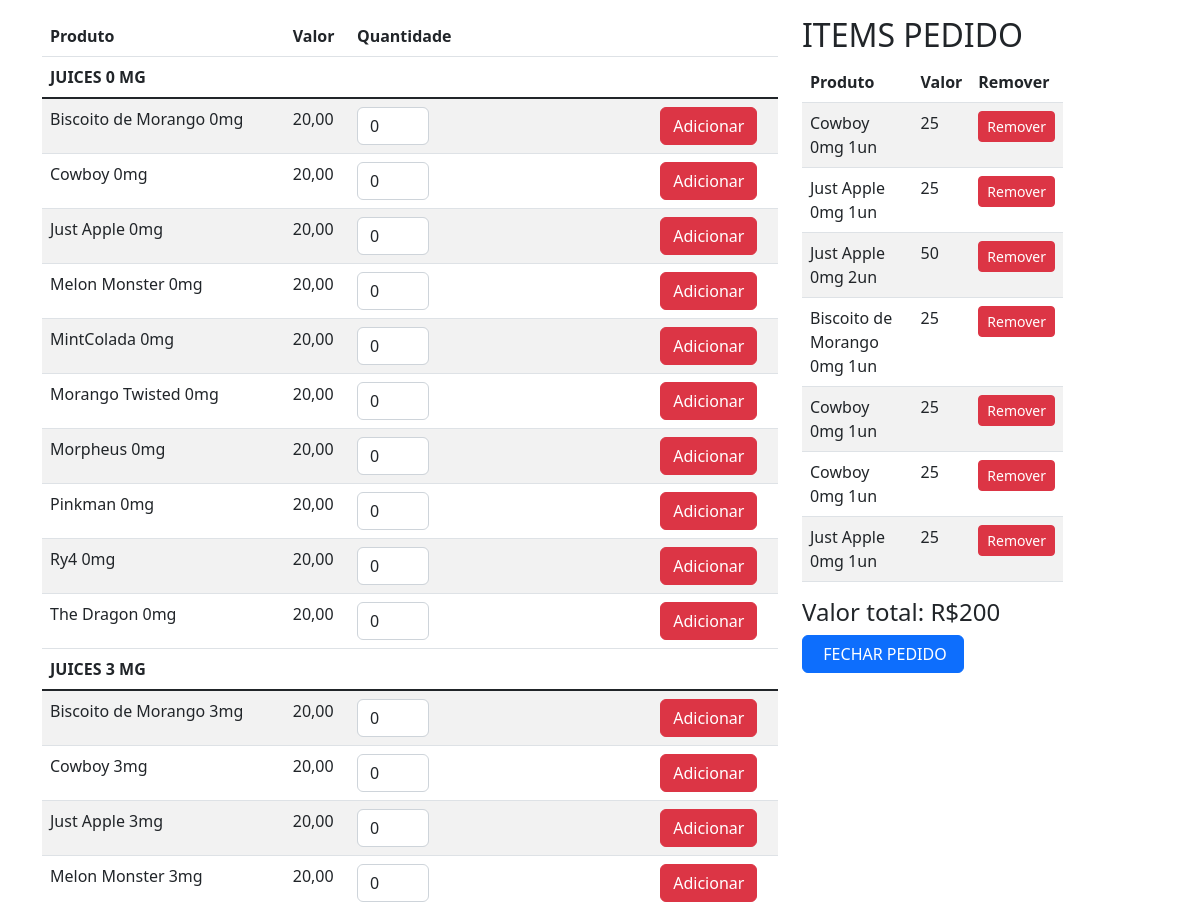
The app's page /pedido/10/9/ (upper part), older data.
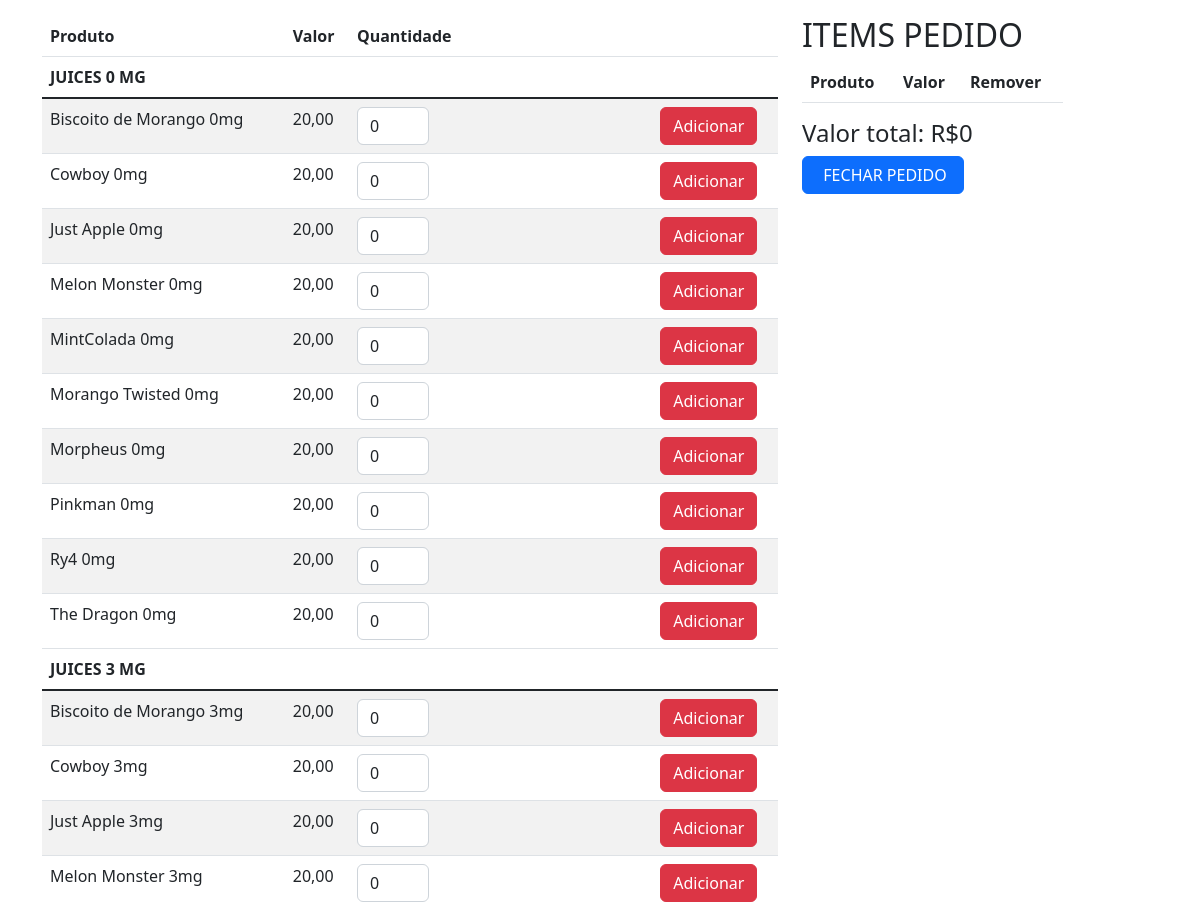
The same page, newer data.
### produtos/models.py (models this page shows, shortened)
class Juice(models.Model):
    NIC = (
        ("0mg", "0"),
        ("3mg", "3"),
        ("6mg", "6"),
        ("9mg", "9"),
        ("12mg", "12"),
    )
    nome = models.CharField(max_length=50)
    mls = models.IntegerField()
    mg = models.CharField(max_length= 4, choices = NIC,
        default ='0')
    valor = models.DecimalField(max_digits=8,decimal_places=2)
    descricao = models.TextField(max_length=800)
    criado = models.DateField(auto_now_add=True)
    updated = models.DateTimeField(auto_now=True)
    imagem = models.ImageField(upload_to='static/juices', null=True, blank=True)
    created_at = models.DateTimeField(auto_now_add=True, blank=True, null=True)
    updated_at = models.DateTimeField(auto_now=True, blank=True, null=True)

### pedidos/models.py (models this page shows, shortened)
class Pedido(models.Model):
    cliente = models.ForeignKey(Cliente, on_delete=models.CASCADE)
    vendedor = models.ForeignKey(Vendedor, on_delete=models.CASCADE)
    items = models.ManyToManyField(Item)
    created_at = models.DateTimeField(auto_now_add=True, blank=True, null=True)
    updated_at = models.DateTimeField(auto_now=True, blank=True, null=True)
    status = models.BooleanField(default=False)
    @property
    def valor_total(self):
        quantidade= sum([int(item.quantidade) for item in self.items.all()])
        if quantidade >=20 and quantidade  <=49:
            return 22 * quantidade
        elif quantidade >=50 and quantidade  <=99:
            return 10 * quantidade
        elif quantidade >=100 and quantidade  <=199:
            return 18 * quantidade
        elif quantidade >= 200:
            return 17 * quantidade
        else:
            return quantidade * 25

class Item(models.Model):
    produto = models.ForeignKey(Juice, on_delete=models.CASCADE)
    quantidade = models.PositiveIntegerField()
    created_at = models.DateTimeField(auto_now_add=True, blank=True, null=True)
    updated_at = models.DateTimeField(auto_now=True, blank=True, null=True)
    @property
    def valor_total(self):
            return self.quantidade * 25
    def __str__(self):
        return str(self.produto.nome) + " " + str(self.produto.mg) + " " + str(self.quantidade) +"un"

### pedidos/views.py (the view)
# urls.py: path('pedido/<slug:cliente>/<int:pedido>/', pedido, name='pedido'),
def pedido(request,cliente,pedido):
    clientes = Cliente.objects.filter(slug=cliente)
    vendedor = Vendedor.objects.all()
    produtos0mg = Juice.objects.filter(mg="0mg").order_by('nome')
    produtos3mg = Juice.objects.filter(mg="3mg").order_by('nome')
    produtos6mg = Juice.objects.filter(mg="6mg").order_by('nome')
    produtos9mg = Juice.objects.filter(mg="9mg").order_by('nome')
    produtos12mg = Juice.objects.filter(mg="12mg").order_by('nome')
    pedidos = Pedido.objects.filter(pk=pedido)
    item = Item.objects.all()
    context = {'cliente': clientes,
               'vendedor': vendedor,
               'produtos0mg': produtos0mg,
               'produtos3mg': produtos3mg,
               'produtos6mg': produtos6mg,
               'produtos9mg': produtos9mg,
               'produtos12mg': produtos12mg,
               'pedidos': pedidos,
               'item': item,
               }
    return render(request=request, template_name="pedido.html",context=context)

### templates/pedido.html (shortened to what this page needs)
{% extends 'base.html' %}
{% load static %}
{% block content %}
<div class="container mt-3">
    <div class="row">
        <div class="col-8">
            <table class="table table-striped table-inverse table-responsive">
                <thead class="thead-default">
                <tr>
                    <th>Produto</th>
                    <th>Valor</th>
                    <th>Quantidade</th>
                    <th></th>
                </tr>
                </thead>
                <thead class="thead-dark">
                <th>JUICES 0 MG</th>
                </thead>
                <tbody class="table-group-divider">
                {% for produto in produtos0mg %}
                <tr>
                    <td scope="row">{{produto.nome}} {{produto.mg}}</td>
                    <td>{{produto.valor}}</td>
                    <form method="post" id="add_item{{produto.id}}">
                        <div class="form-group">
                            <td>
                                <div class="col-3">
                                    <input type="number"
                                           class="form-control quantidade{{produto.id}}" name="quantidade{{produto.id}}"
                                           id="quantidade{{produto.id}}" value="0" placeholder="">
                                </div>
                            </td>
                            <td>
                                <button type="submit" class="btn btn-danger">Adicionar</button>
                        </div>
                    </form>
                </tr>
                {% endfor %}
                <thead class="thead-dark">
                <th>JUICES 3 MG</th>
                </thead>
                <tbody class="table-group-divider">
                {% for produto in produtos3mg %}
               <tr>
                    <td scope="row">{{produto.nome}} {{produto.mg}}</td>
                    <td>{{produto.valor}}</td>
                    <form method="post" id="add_item{{produto.id}}">
                        <div class="form-group">
                            <td>
                                <div class="col-3">
                                    <input type="number"
                                           class="form-control quantidade{{produto.id}}" name="quantidade{{produto.id}}"
                                           id="quantidade{{produto.id}}" value="0" placeholder="">
                                </div>
                            </td>
                            <td>
                                <button type="submit" class="btn btn-danger">Adicionar</button>
                        </div>
                    </form>
                </tr>
                {% endfor %}
            </table>
            </div>
            <div class='col-3'>
                <div id='pedido_carrinho'>
                    {% include 'partials/_items.html' %}
{% endblock %}

### templates/base.html (shortened to what this page needs)
<!doctype html>
{% load static %}
<html lang="pt">
  <head>
    <link href="https://cdn.jsdelivr.net/npm/bootstrap@5.2.2/dist/css/bootstrap.min.css" rel="stylesheet">
  </head>
  <body>
  {% block content %} {% endblock %}
  </body>
</html>

### templates/partials/_items.html (shortened to what this page needs)
            <h2>ITEMS PEDIDO</h2>
            {% for pedido in pedidos %}
            <table class='table table-striped table-inverse table-responsive'>
                <thead class='thead-default'>
                <tr>
                    <th>Produto</th>
                    <th>Valor</th>
                    <th>Remover</th>
                </tr>
                </thead>
                <tbody>
                {% for item in pedido.items.all %}
                <tr>
                    <td scope='row'>{{ item }}</td>
                    <td>{{item.valor_total}}</td>
                    <td>
                    <form method='post' action='tirar_item'>
                                <button type='submit' name='deletar' class='btn btn-danger btn-sm'>Remover</button>
                    </form>
                    </td>
                </tr>
                {% endfor %}
                </tbody>
            </table>
            <H4> Valor total: R${{ pedido.valor_total }}</H4>
                <input name="" id="fechar" class="btn btn-primary" onclick="mudar_status()" type="button"
                       value="{% if pedido.status == True %} ABRIR PEDIDO {% else %}  FECHAR PEDIDO {% endif %}">
            </div>
            <br>
</div>
        </div>
    </div>
{% endfor %}

Row changes from the older to the newer data that the page shows:
removed Item: produto+quantidade "Cowboy 0mg 1un", valor_total "25"
removed Item: produto+quantidade "Just Apple 0mg 1un", valor_total "25"
removed Item: produto+quantidade "Just Apple 0mg 2un", valor_total "50"
removed Item: produto+quantidade "Biscoito de Morango 0mg 1un", valor_total "25"
removed Item: produto+quantidade "Cowboy 0mg 1un", valor_total "25"
removed Item: produto+quantidade "Cowboy 0mg 1un", valor_total "25"
removed Item: produto+quantidade "Just Apple 0mg 1un", valor_total "25"
computed for Pedido "FECHAR PEDIDO": valor_total "200" → "0"
